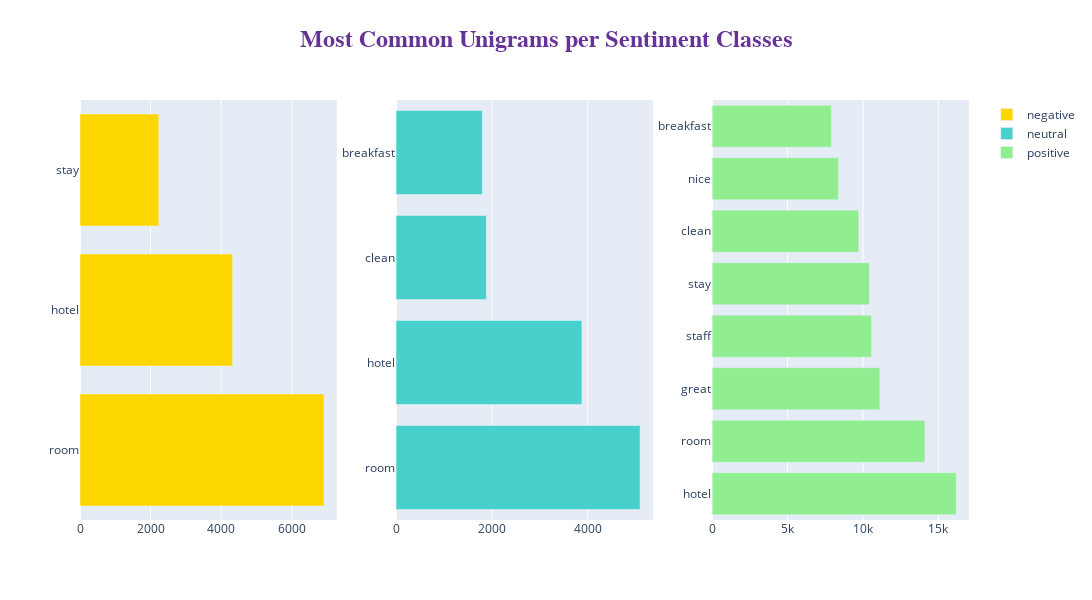

This figure's notebook cell:
### Code cell
# This code generates a subplot with three horizontal bar charts, each representing the most common words for different sentiment labels

# Create a subplot layout with 1 row and 3 columns
fig = make_subplots(rows=1, cols=3)
title_ = ["negative", "neutral", "positive"]

# Iterate over the three sentiment labels
for i in range(3):
    # Filter tokenized reviews by sentiment label
    texts = df[df["label"] == i]['tokenized_review']

    # Split each review into individual words and create a list of all words
    new = texts.str.split()
    new = new.values.tolist()
    corpus = [word for sublist in new for word in sublist]
    
    # Count the frequency of each word
    counter = Counter(corpus)
    # Get the 30 most common words
    most = counter.most_common()
    x, y = [], []

    # Filter out stopwords and prepare data for plotting
    for word, count in most[:30]:
        if word not in stopWords_nltk:
            x.append(word)  # Words
            y.append(count) # Frequencies

    # Add a horizontal bar chart for the current sentiment label
    fig.add_trace(go.Bar(
                x=y,
                y=x,
                orientation='h',
                type="bar",
                name=title_[i],  # Label for the legend
                marker=dict(color=colors[i])), 1, i+1)

# Customize the layout of the figure
fig.update_layout(
    autosize=False,
    width=2000,
    height=600,
    title=dict(
        text='<b>Most Common Unigrams per Sentiment Classes</b>',  # Main title
        x=0.5,
        y=0.95,
        font=dict(
            family="Courier New, monospace",  # Font style
            size=24,  # Font size
            color="RebeccaPurple"  # Font color
        )
    ),
)

# Display the figure
fig.show()

### Figure 1 — Plotly figure (JSON) as saved in the notebook; plotly's stock layout.template omitted (floating-point values rounded to 4 significant figures)
{"data": [{"marker": {"color": "gold"}, "name": "negative", "orientation": "h", "type": "bar", "x": [6914, 4325, 2233], "xaxis": "x", "y": ["room", "hotel", "stay"], "yaxis": "y"}, {"marker": {"color": "mediumturquoise"}, "name": "neutral", "orientation": "h", "type": "bar", "x": [5095, 3880, 1885, 1802], "xaxis": "x2", "y": ["room", "hotel", "clean", "breakfast"], "yaxis": "y2"}, {"marker": {"color": "lightgreen"}, "name": "positive", "orientation": "h", "type": "bar", "x": [16179, 14108, 11121, 10571, 10426, 9718, 8367, 7907], "xaxis": "x3", "y": ["hotel", "room", "great", "staff", "stay", "clean", "nice", "breakfast"], "yaxis": "y3"}], "layout": {"autosize": false, "height": 600, "title": {"font": {"color": "RebeccaPurple", "family": "Courier New, monospace", "size": 24}, "text": "<b>Most Common Unigrams per Sentiment Classes</b>", "x": 0.5, "y": 0.95}, "width": 2000, "xaxis": {"anchor": "y", "domain": [0, 0.2889]}, "xaxis2": {"anchor": "y2", "domain": [0.3556, 0.6444]}, "xaxis3": {"anchor": "y3", "domain": [0.7111, 1]}, "yaxis": {"anchor": "x", "domain": [0, 1]}, "yaxis2": {"anchor": "x2", "domain": [0, 1]}, "yaxis3": {"anchor": "x3", "domain": [0, 1]}}}
